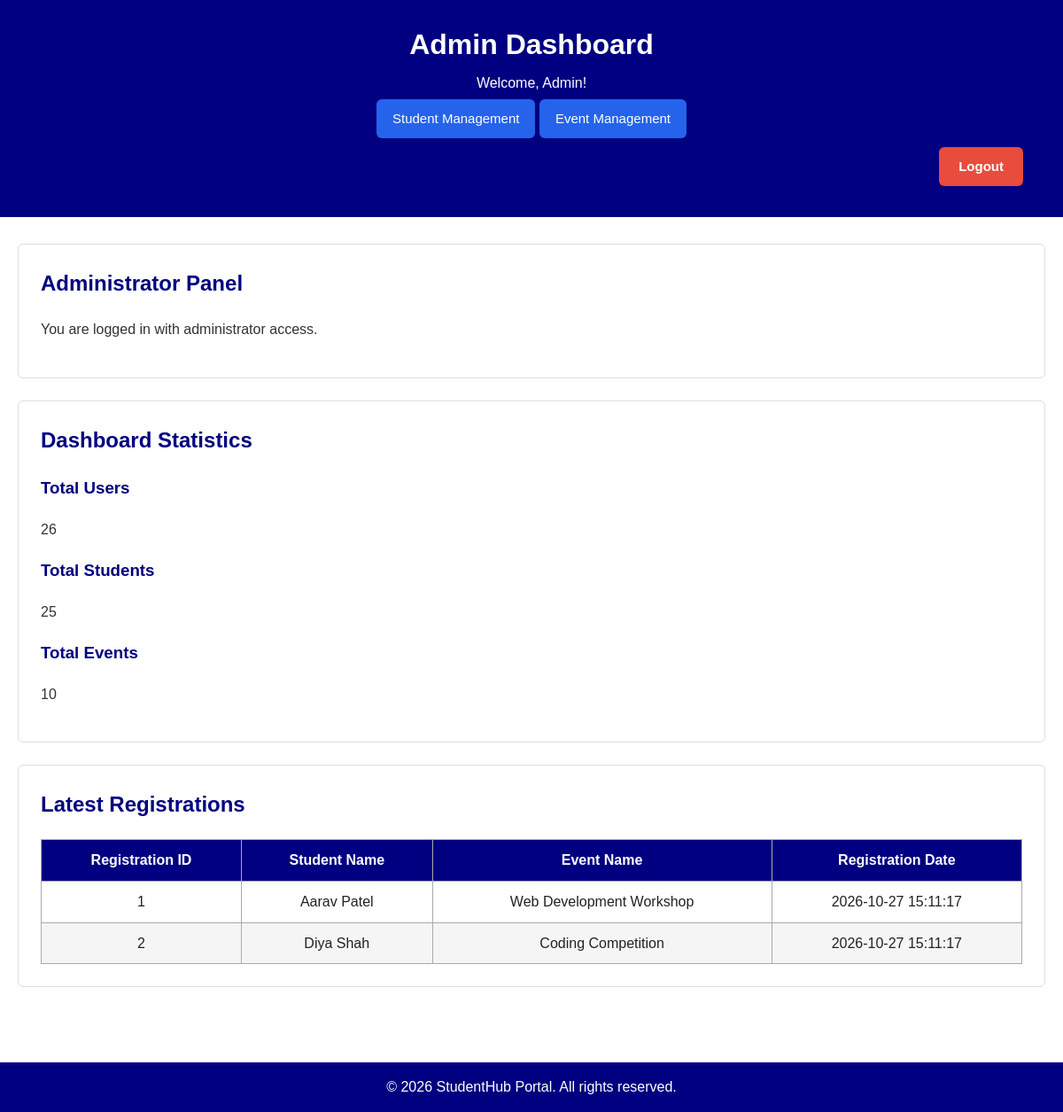
Page /Pages/admin_dashboard.php (signed in) on the committed database.
### tables this page shows
CREATE TABLE `registrations` (
  `registration_id` int(11) NOT NULL,
  `student_id` int(11) NOT NULL,
  `event_id` int(11) NOT NULL,
  `registration_date` timestamp NOT NULL DEFAULT current_timestamp()
);

CREATE TABLE `students` (
  `student_id` int(11) NOT NULL,
  `name` varchar(100) NOT NULL,
  `email` varchar(100) NOT NULL,
  `password` varchar(255) NOT NULL,
  `created_at` timestamp NOT NULL DEFAULT current_timestamp(),
  `mobile` varchar(10) DEFAULT NULL,
  `course` varchar(50) DEFAULT NULL,
  `year` tinyint(3) UNSIGNED DEFAULT NULL,
  `gender` varchar(10) DEFAULT NULL
);

CREATE TABLE `events` (
  `event_id` int(11) NOT NULL,
  `title` varchar(150) NOT NULL,
  `description` text DEFAULT NULL,
  `event_date` date NOT NULL,
  `location` varchar(150) DEFAULT NULL,
  `created_at` timestamp NOT NULL DEFAULT current_timestamp()
);

### Pages/admin_dashboard.php (the view, shortened to what this page needs)
<?php
require_once __DIR__ . "/../config/db.php";
$admin_id = $_SESSION["admin_id"];
$stmt = $conn->prepare(
    "SELECT name FROM admins WHERE admin_id = ?"
);
$stmt->bind_param("i", $admin_id);
$stmt->execute();
$admin = $stmt->get_result()->fetch_assoc();
$totalStudents = $conn->query(
    "SELECT COUNT(*) AS total FROM students"
)->fetch_assoc()["total"];
$totalEvents = $conn->query(
    "SELECT COUNT(*) AS total FROM events"
)->fetch_assoc()["total"];
$totalAdmins = $conn->query(
    "SELECT COUNT(*) AS total FROM admins"
)->fetch_assoc()["total"];
$totalUsers = $totalStudents + $totalAdmins;
$latestRegistrations = $conn->query(
    "SELECT
        registrations.registration_id,
        students.name AS student_name,
        events.title AS event_title,
        registrations.registration_date
     FROM registrations
     INNER JOIN students
        ON registrations.student_id = students.student_id
     INNER JOIN events
        ON registrations.event_id = events.event_id
     ORDER BY registrations.registration_date DESC
     LIMIT 5"
);
$menuItems = [];
if ($_SESSION["role"] === "admin") {
    $menuItems = [
        "manage_students.php" => "Student Management",
        "manage_events.php" => "Event Management"
    ];
}
?>
<!DOCTYPE html>
<html lang="en">
<head>
    <link rel="stylesheet" href="../css/style.css">
</head>
<body>
<header>
    <h1>Admin Dashboard</h1>
    <p>
        Welcome,
        <?= htmlspecialchars($admin["name"] ?? "Admin", ENT_QUOTES, "UTF-8") ?>!
    </p>
    <?php foreach ($menuItems as $link => $label): ?>
        <a href="<?= htmlspecialchars($link, ENT_QUOTES, "UTF-8") ?>"
           class="btn">
            <?= htmlspecialchars($label, ENT_QUOTES, "UTF-8") ?>
        </a>
    <?php endforeach; ?>
    <div class="logout-container">
        <a href="logout.php" class="logout-btn">Logout</a>
    </div>
</header>
<main>
    <section>
        <h2>Administrator Panel</h2>
        <p>You are logged in with administrator access.</p>
    </section>
    <section>
        <h2>Dashboard Statistics</h2>
        <div class="dashboard-stats">
            <div class="stat-card">
                <h3>Total Users</h3>
                <p><?= $totalUsers ?></p>
            </div>
            <div class="stat-card">
                <h3>Total Students</h3>
                <p><?= $totalStudents ?></p>
            </div>
            <div class="stat-card">
                <h3>Total Events</h3>
                <p><?= $totalEvents ?></p>
            </div>
        </div>
    </section>
    <section>
        <h2>Latest Registrations</h2>
        <table>
            <thead>
                <tr>
                    <th>Registration ID</th>
                    <th>Student Name</th>
                    <th>Event Name</th>
                    <th>Registration Date</th>
                </tr>
            </thead>
            <tbody>
                <?php if ($latestRegistrations->num_rows > 0): ?>
                    <?php while ($row = $latestRegistrations->fetch_assoc()): ?>
                        <tr>
                            <td><?= htmlspecialchars($row["registration_id"]) ?></td>
                            <td><?= htmlspecialchars($row["student_name"]) ?></td>
                            <td><?= htmlspecialchars($row["event_title"]) ?></td>
                            <td><?= htmlspecialchars($row["registration_date"]) ?></td>
                        </tr>
                    <?php endwhile; ?>
                <?php else: ?>
                    <tr>
                        <td colspan="4">No registrations found.</td>
                    </tr>
                <?php endif; ?>
            </tbody>
        </table>
    </section>
</main>
<footer>
    <p>&copy; 2026 StudentHub Portal. All rights reserved.</p>
</footer>
</body>
</html>

### css/style.css (style rules this page uses)
* { box-sizing: border-box; }
body { background-color: white; font-family: Arial, sans-serif; color: #222; margin: 0; padding: 0; line-height: 1.6; }
header { background-color: navy; color: white; text-align: center; padding: 25px 20px; }
header h1, header h2 { color: white; margin: 0 0 5px; }
header p { color: white; margin: 5px 0; }
main { max-width: 1200px; margin: 0 auto; padding: 30px 20px; }
section { background-color: white; padding: 25px; margin-bottom: 25px; border: 1px solid #ddd; border-radius: 6px; }
h1, h2, h3 { color: navy; }
section h2 { margin-top: 0; }
p { color: #333; }
table { width: 100%; border-collapse: collapse; margin-top: 15px; }
th { background-color: navy; color: white; }
th, td { border: 1px solid #aaa; padding: 10px; text-align: center; }
tbody tr:nth-child(even) { background-color: #f5f5f5; }
footer { background-color: navy; color: white; text-align: center; padding: 15px; margin-top: 30px; }
footer p { color: white; margin: 0; }
.logout-container { display: flex; justify-content: flex-end; padding: 10px 25px; }
.logout-btn { display: inline-block; background-color: #e74c3c; color: white; padding: 10px 22px; text-decoration: none; border: none; border-radius: 6px; font-weight: bold; font-size: 15px; cursor: pointer; transition: background-color 0.3s ease; }
.btn { display: inline-block; padding: 10px 18px; background-color: #2563eb; color: white; text-decoration: none; border: none; border-radius: 6px; font-size: 15px; cursor: pointer; }

### rows in the picture
registrations: registration_id "1", student.name "Aarav Patel", event.title "Web Development Workshop", registration_date "2026-10-27 15:11:17"
registrations: registration_id "2", student.name "Diya Shah", event.title "Coding Competition", registration_date "2026-10-27 15:11:17"

### other values in the picture
$admin["name"] "Admin"
$label "Student Management"
$label "Event Management"
$totalUsers "26"
$totalStudents "25"
$totalEvents "10"
